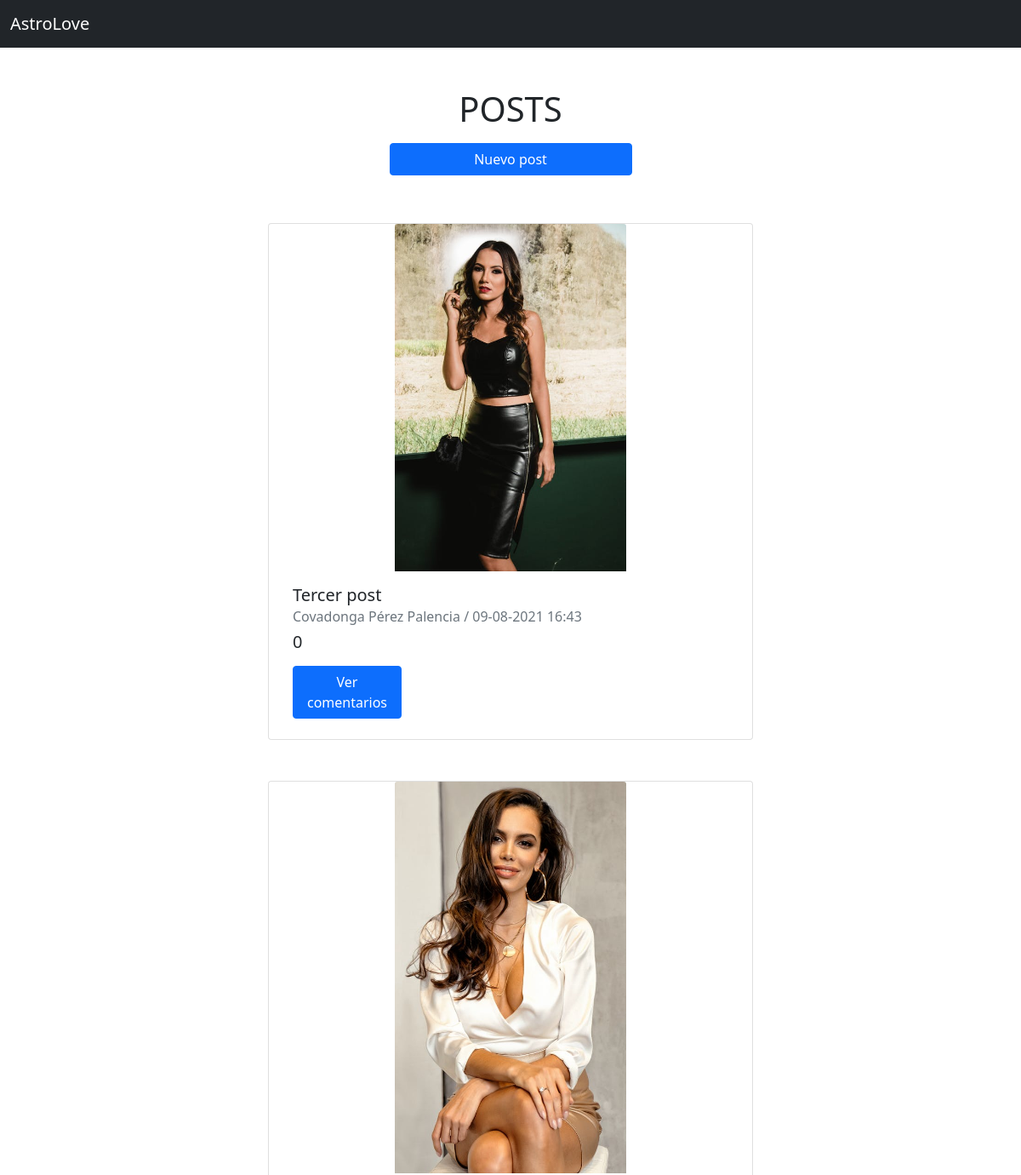
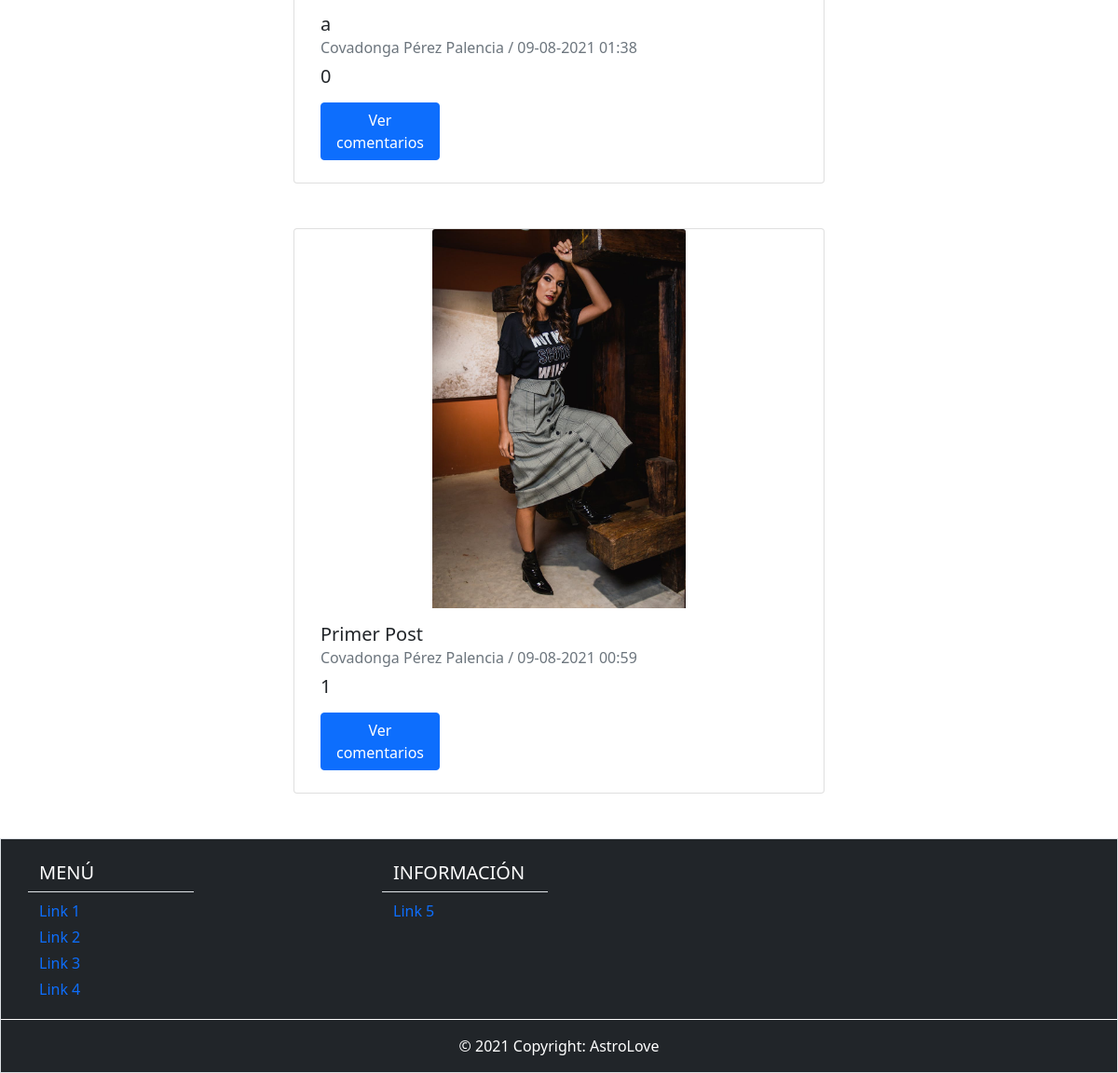
The page /posts/ (signed in) on the database its author committed (2 pictures, top to bottom).
### main/models.py (models this page shows, shortened)
class Post(models.Model):
    date =  models.DateTimeField()
    title = models.CharField(max_length=30)
    photo = models.ImageField(upload_to="static/post/")
    creator = models.ForeignKey(Usuario, on_delete=models.CASCADE)

class Usuario(models.Model):
    address = models.CharField(max_length=250)
    city = models.CharField(max_length=50)
    isDeleted = models.BooleanField()
    profilePicUrl = models.ImageField(upload_to="static/fotos_perfil/", blank=True)
    photo = models.CharField(max_length=550)
    isAccountNonExpired = models.BooleanField(default=False)
    isEnabled = models.BooleanField(default=False)
    isPro = models.BooleanField(default=False)
    user = models.OneToOneField(User, on_delete=models.CASCADE, default=None)
    def nombreCompleto(self):
        return self.user.first_name + " " + self.user.last_name

### main/views.py (the view)
# urls.py: path('posts/', views.posts),
@login_required
def posts(request):
    posts = Post.objects.all().order_by('-date')
    likes = []
    for post in posts:
        likes.append(len(Like.objects.filter(post=post)))
    items = zip(posts, likes)
    return render(request, 'posts.html', {'items':items})

### main/templates/posts.html (shortened to what this page needs)
{% extends 'header_logged.html' %}
{% block contenido %}
<div class="container my-5">
    <div class="row text-center my-3">
        <h1>POSTS</h1>
        <button class="btn btn-primary w-25 mx-auto my-2"><a class="text-white text-decoration-none" href="/posts/create/">Nuevo post</a></button>
    </div>
    {% for post, likes in items %}
    <div class="row justify-content-center my-5">
        <div class="card w-50">
            <img class="card-img-top w-50 img-fluid mx-auto"
                src="http://127.0.0.1:8000/{{post.photo}}"
                alt="Card image cap">
            <div class="card-body text-justify">
                <h5 class="card-title">{{post.title}}</h5>
                <h6 class="card-subtitle mb-2 text-muted">{{post.creator.nombreCompleto}}
                    / {{post.date | date:'d-m-Y H:i'}}</h6>
                <h5 class="">
                    {{likes }}</h5>
                <button class="btn btn-primary w-25 mx-auto my-2"><a class="text-white text-decoration-none" href="/posts/show/{{post.id}}">Ver comentarios</a></button>
            </div>
        </div>
    </div>
    {% endfor%}
</div>
{% endblock %}

### rows shown on the page
Post: photo (picture), title "Tercer post", creator.nombreCompleto "Covadonga Pérez Palencia", date "09-08-2021 16:43", likes "0"
Post: photo (picture), title "a", creator.nombreCompleto "Covadonga Pérez Palencia", date "09-08-2021 01:38", likes "0"
Post: photo (picture), title "Primer Post", creator.nombreCompleto "Covadonga Pérez Palencia", date "09-08-2021 00:59", likes "1"
